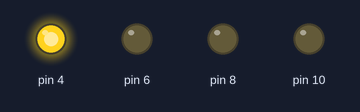
Bench run of a sketch on a simulated Arduino Nano, built with avr-gcc and run on an emulated ATmega328P. Parts: output pins drawn as LEDs (lit = HIGH).

Above: at 0.1 s.
At 0.9 s:
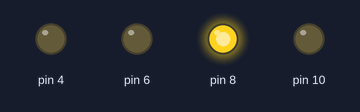
At 1.3 s:
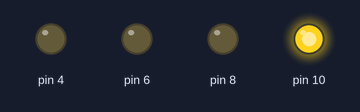
At 2.1 s:
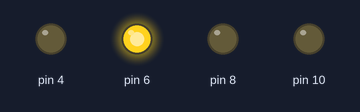
At 3.5 s:
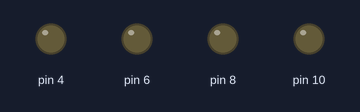
Timing chart, 0 to 3.8 s (numbered marks = the images above):
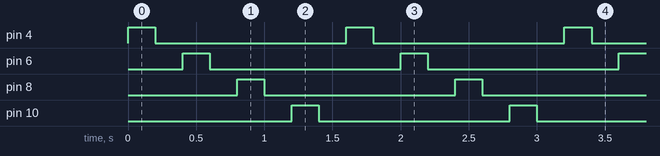

The sketch:

sketch.ino
```cpp
const short WAITING_TIME = 200;

void setup() {
  // put your setup code here, to run once:

  for (int p=4; p<= 10; p += 2)
  {
    pinMode(p, OUTPUT);
  }

}

void loop() {
  // put your main code here, to run repeatedly:


  for (int p=4; p<= 10; p += 2)
  {
    digitalWrite(p, HIGH);
    delay(WAITING_TIME);
    digitalWrite(p, LOW);
    delay(WAITING_TIME);
  }

}
```

Measured:
- by itself, pin 4, pin 6, pin 8, pin 10: alternates HIGH for 0.20 s and LOW for 1.4 s
- by itself, everything shown: repeats every 1.6 s, in 8 steps
